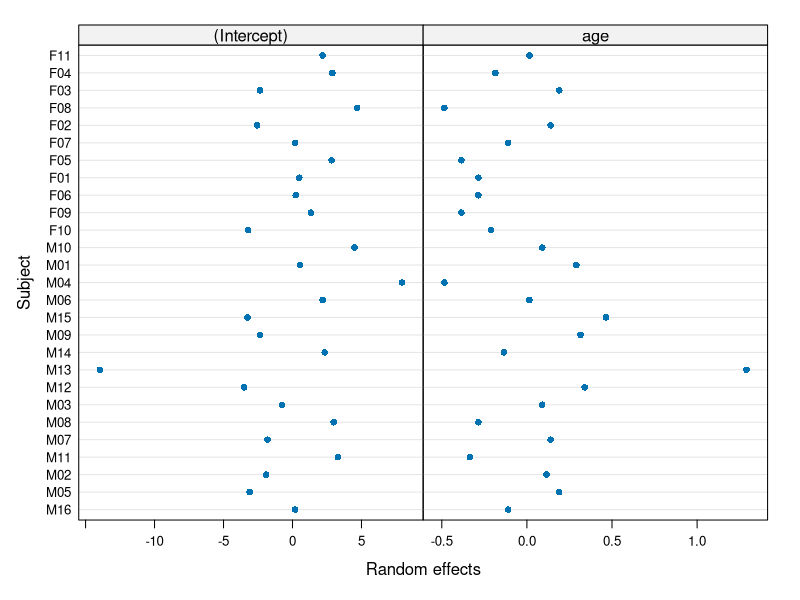
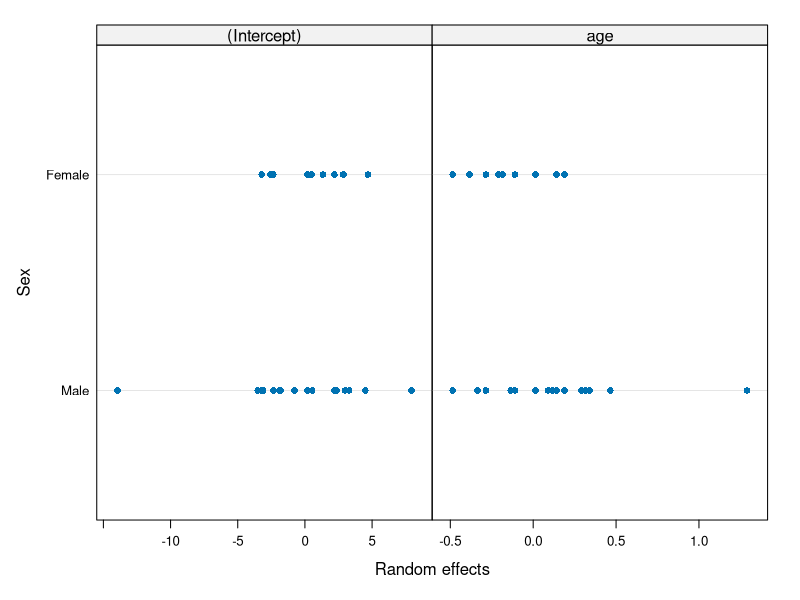

These charts were generated, in order, by the following R code:
library(nlme)


### Name: plot.ranef.lmList
### Title: Plot a ranef.lmList Object
### Aliases: plot.ranef.lmList
### Keywords: models

### ** Examples

fm1 <- lmList(distance ~ age | Subject, Orthodont)
plot(ranef(fm1))
fm1RE <- ranef(fm1, aug = TRUE)
plot(fm1RE, form = ~ Sex)
## Not run: plot(fm1RE, form = age ~ Sex)
